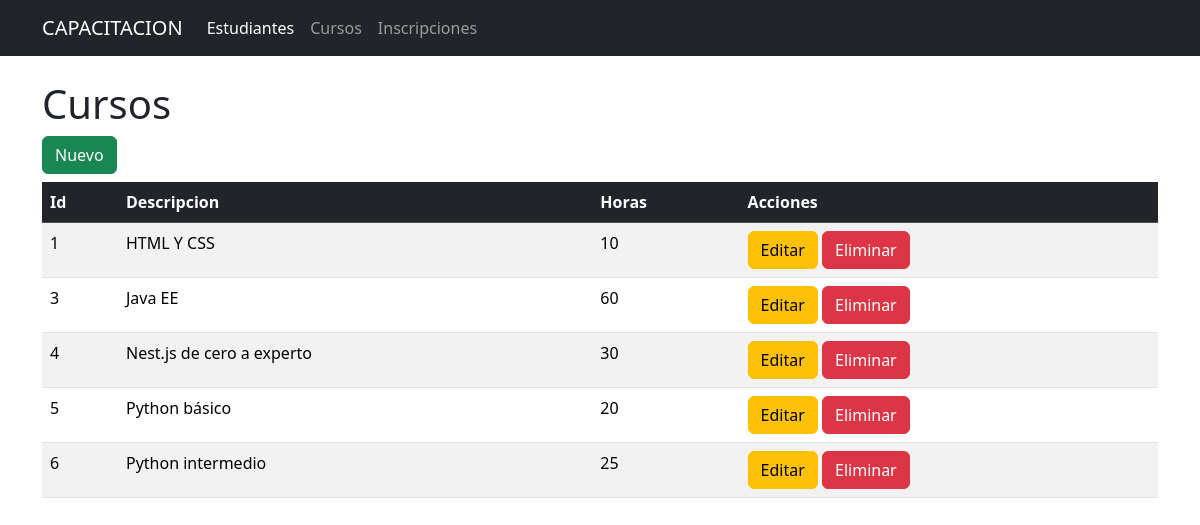
Page /cursos on the committed database.
### tables this page shows
CREATE TABLE cursos (
        id INTEGER PRIMARY KEY,
        descripcion TEXT NOT NULL,
        horas INTEGER NOT NULL
    );

### app.py (the view)
@app.route("/cursos")
def cursos():
    conn = get_db_connection()
    cursos = conn.execute('SELECT * FROM cursos').fetchall()
    conn.close()
    return render_template('cursos.html', cursos = cursos)

### app.py (called while the page is built)
def get_db_connection():
    conn = sqlite3.connect("bd_instituto.db")
    conn.row_factory = sqlite3.Row
    return conn

### templates/cursos.html
{% extends "base.html" %}
{% block content %}
<h1>Cursos</h1>
<a href="{{ url_for('nuevo_curso') }}" class="btn btn-success mb-2">Nuevo</a>
<table class="table table-striped table-hover">
    <thead class="table-dark">
        <tr>
            <th>Id</th>
            <th>Descripcion</th>
            <th>Horas</th>
            <th>Acciones</th>
        </tr>
    </thead>
    <tbody>
        {% for item in cursos %}
        <tr>
            <td>{{ item.id }}</td>
            <td>{{ item.descripcion }}</td>
            <td>{{ item.horas }}</td>
            <td>
                <a href="{{ url_for('editar_curso', id=item.id) }}" class="btn btn-warning">Editar</a>
                <form action="{{ url_for('eliminar_curso', id=item.id) }}" method="POST" style="display: inline;">
                    <button type="submit" class="btn btn-danger" onclick="return confirm('¿Está seguro?')">Eliminar</button>
                </form>
            </td>
        </tr>
        {% endfor %}
    </tbody>
</table>
{% endblock %}

### rows in the picture
cursos: id "1", descripcion "HTML Y CSS", horas "10"
cursos: id "3", descripcion "Java EE", horas "60"
cursos: id "4", descripcion "Nest.js de cero a experto", horas "30"
cursos: id "5", descripcion "Python básico", horas "20"
cursos: id "6", descripcion "Python intermedio", horas "25"
